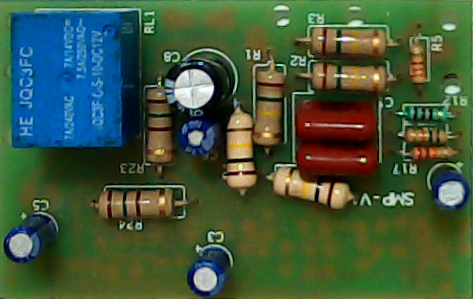
#> input picture org.jpg, 473 x 299 px
$ python test1.py
#> lines starting #> are read from the running program, lines starting #| are printed output that depends on the picture; after the words box and inside, x2 and y2 are one past the last pixel; in counts of white or black regions, pixels touching at a corner belong together
import cv2


source=cv2.imread('org.jpg')
#> source is the input picture: shape (299, 473, 3); mean B, G, R 59.9, 86.9, 65.2
deft=cv2.imread('deft.jpg')
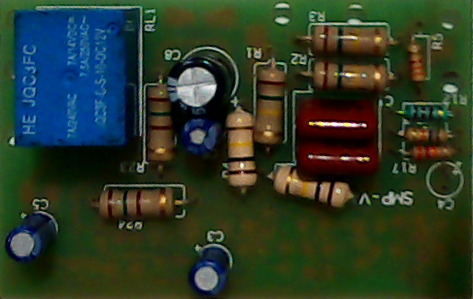
#> input picture deft.jpg, 473 x 299 px
#> deft is the input picture: shape (299, 473, 3); mean B, G, R 39.9, 57.4, 44.2

grey1=cv2.cvtColor(source,cv2.COLOR_RGB2GRAY)
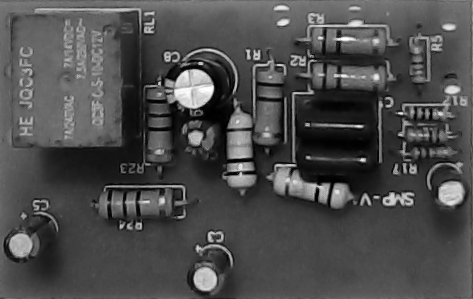
#> grey1: shape (299, 473); min 0, max 255, mean 76.3
grey2=cv2.cvtColor(deft,cv2.COLOR_RGB2GRAY)
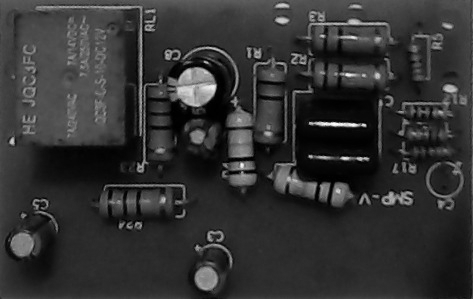
#> grey2: shape (299, 473); min 0, max 255, mean 50.7

ret1,th1 = cv2.threshold(grey1,127,255,cv2.THRESH_BINARY)
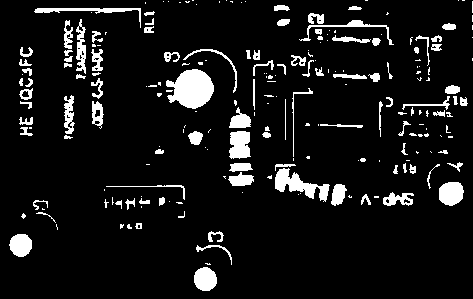
#> th1: shape (299, 473); 8.7% white; 217 white regions (119 under 20 px), largest, box (x1, y1, x2, y2) and area: (166, 69, 214, 109) 1312, (275, 168, 330, 202) 772, (229, 131, 251, 159) 506
ret2,th2 = cv2.threshold(grey2,127,255,cv2.THRESH_BINARY)
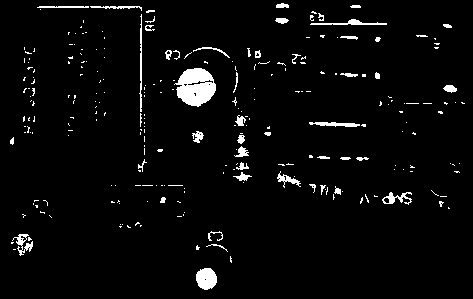
#> th2: shape (299, 473); 3.7% white; 254 white regions (207 under 20 px), largest, box (x1, y1, x2, y2) and area: (174, 68, 216, 107) 1117, (196, 268, 217, 290) 361, (310, 19, 387, 25) 191
res = cv2.bitwise_xor(th1, th2)
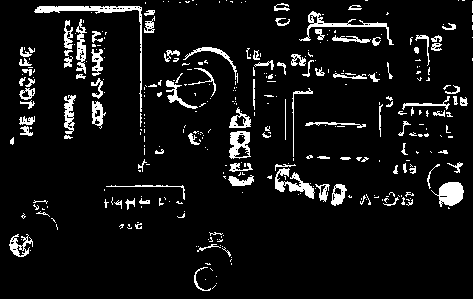
#> res: shape (299, 473); 7.5% white; 349 white regions (250 under 20 px), largest, box (x1, y1, x2, y2) and area: (34, 6, 142, 112) 764, (431, 182, 464, 207) 496, (299, 11, 394, 45) 485
sub = cv2.subtract(th1,th2)
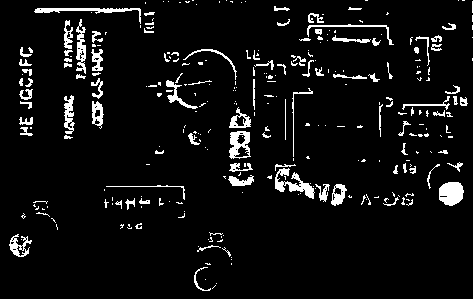
#> sub: shape (299, 473); 6.3% white; 295 white regions (203 under 20 px)
new_img= None
contours, hierarchy = cv2.findContours(th1, cv2.RETR_TREE, cv2.CHAIN_APPROX_SIMPLE)
#> contours = 249 contours, 169 with area under 20; largest, box (x1, y1, x2, y2) and area: (166, 69, 214, 109) 1240, (275, 168, 330, 202) 677, (229, 131, 251, 159) 457, (439, 182, 464, 206) 448, (194, 267, 217, 291) 404
for c in contours:
	x,y,w,h = cv2.boundingRect(c)
	if w>50 and h>50:
		new_img=source[y:y+h,x:x+w]
#> this loop made 249 passes
#> (x, y, w, h) on passes 1 to 3: (194, 267, 23, 24), (205, 263, 6, 2), (196, 245, 36, 20)

cv2.imshow('Threshold',th1)
cv2.imshow('Thershold',th2)
cv2.imshow('Sub',sub)
cv2.imshow('Result', res)
cv2.imshow('rr',new_img)

cv2.waitKey(0)
